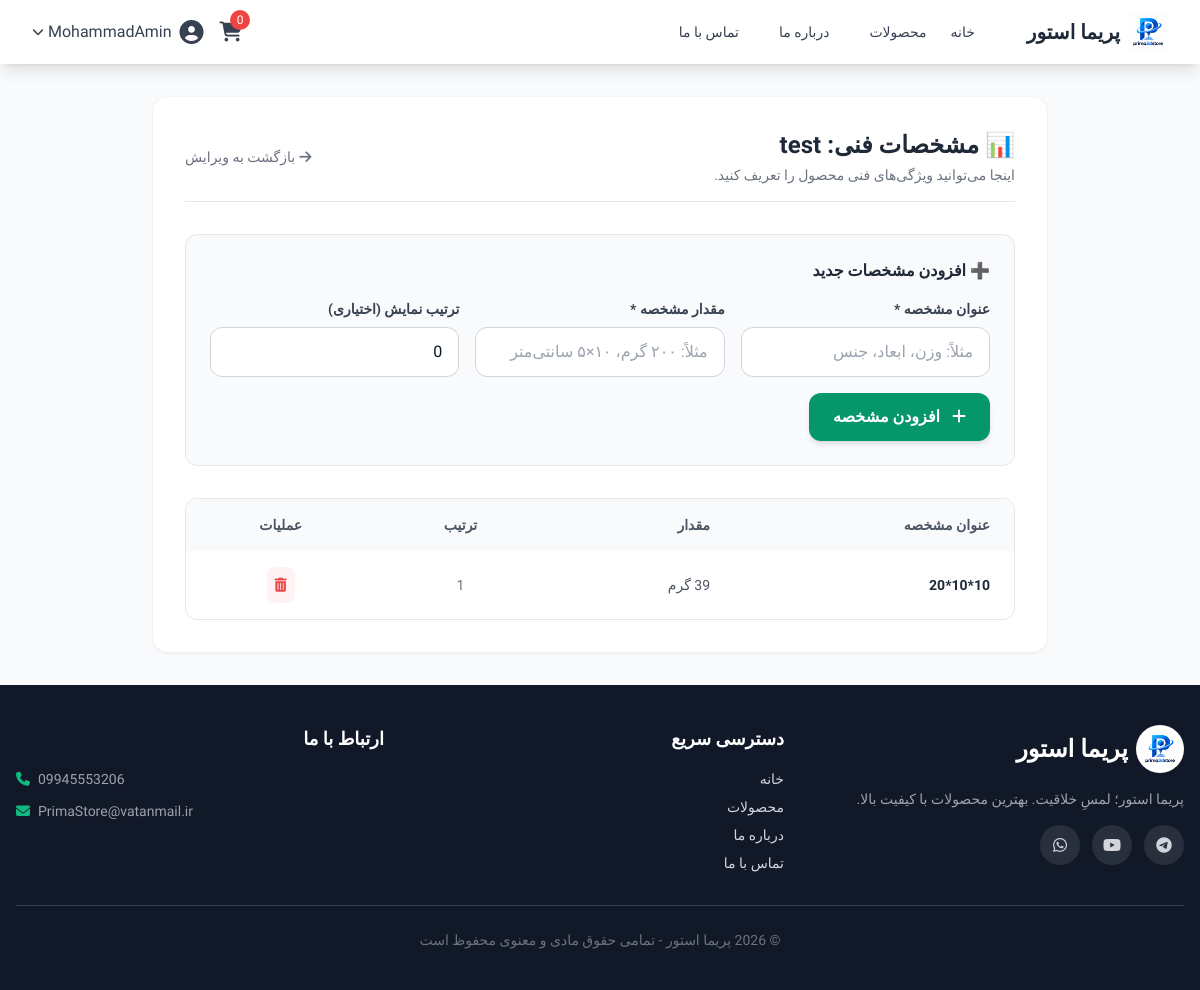
The page /admin/products/1/specifications (signed in) on the database its author committed.
### app/main.py (models this page shows)
class User(UserMixin, db.Model):
    __tablename__ = 'users'
    id = db.Column(db.Integer, primary_key=True)
    username = db.Column(db.String(80), unique=True, nullable=False)
    email = db.Column(db.String(120), unique=True, nullable=False)
    password_hash = db.Column(db.String(200), nullable=False)
    full_name = db.Column(db.String(100))
    is_admin = db.Column(db.Boolean, default=False)
    is_active = db.Column(db.Boolean, default=True)

class Product(db.Model):
    __tablename__ = 'products'
    id = db.Column(db.Integer, primary_key=True)
    name = db.Column(db.String(200), nullable=False)
    slug = db.Column(db.String(200), unique=True, nullable=False)
    description = db.Column(db.Text)
    price = db.Column(db.Numeric(10, 2), nullable=False)
    quantity = db.Column(db.Integer, default=0)
    category_id = db.Column(db.Integer, db.ForeignKey('categories.id'))
    user_id = db.Column(db.Integer, db.ForeignKey('users.id'))
    material = db.Column(db.String(100))
    color = db.Column(db.String(50), nullable=True)
    color_name = db.Column(db.String(50), nullable=True)
    is_available = db.Column(db.Boolean, default=True)
    status = db.Column(db.String(20), default='published')
    image_url = db.Column(db.String(300), nullable=True)
    discount_price = db.Column(db.Numeric(10, 2), nullable=True)
    sales_count = db.Column(db.Integer, default=0)
    view_count = db.Column(db.Integer, default=0)
    created_at = db.Column(db.DateTime, default=db.func.current_timestamp())

class ProductSpecification(db.Model):
    __tablename__ = 'product_specifications'
    id = db.Column(db.Integer, primary_key=True)
    product_id = db.Column(db.Integer, db.ForeignKey('products.id'), nullable=False)
    spec_key = db.Column(db.String(100), nullable=False)
    spec_value = db.Column(db.String(200), nullable=False)
    display_order = db.Column(db.Integer, default=0)
    created_at = db.Column(db.DateTime, default=db.func.current_timestamp())
    product = db.relationship('Product', backref='specifications')

### app/main.py (the view)
@app.route('/admin/products/<int:product_id>/specifications')
@login_required
def admin_product_specifications(product_id):
    if not current_user.is_admin:
        flash('دسترسی غیرمجاز!', 'error')
        return redirect(url_for('index'))
    product = Product.query.get_or_404(product_id)
    specs = ProductSpecification.query.filter_by(product_id=product_id).order_by(ProductSpecification.display_order).all()
    return render_template('admin/specifications.html', product=product, specs=specs)

### app/main.py (called while the page is built)
@login_manager.user_loader
def load_user(user_id):
    return User.query.get(int(user_id))

@app.context_processor
def inject_announcement():
    global announcement, announcement_link, announcement_page
    from datetime import datetime
    current_page = request.endpoint or ""
    show = False
    if announcement_page == "all":
        show = True
    elif announcement_page == "home" and current_page == "index":
        show = True
    elif announcement_page == "products" and current_page == "products":
        show = True
    elif announcement_page == "product" and current_page == "product_detail":
        show = True
    return {
        "announcement": announcement if show else None,
        "announcement_link": announcement_link if show else None,
        "now": datetime.now()
    }

### app/interfaces/templates/admin/specifications.html (shortened to what this page needs)
{% extends "base.html" %}
{% block content %}
<div class="max-w-4xl mx-auto bg-white rounded-2xl shadow-sm border border-gray-100 p-8">
    <div class="flex justify-between items-center mb-8 border-b pb-4">
        <div>
            <h1 class="text-2xl font-bold text-gray-800">📊 مشخصات فنی: {{ product.name }}</h1>
            <p class="text-sm text-gray-500 mt-1">اینجا می‌توانید ویژگی‌های فنی محصول را تعریف کنید.</p>
        </div>
        <a href="/admin/products/edit/{{ product.id }}" class="text-gray-500 hover:text-emerald-600 transition text-sm flex items-center gap-1">
            <i class="fas fa-arrow-right"></i> بازگشت به ویرایش
        </a>
    </div>
    <div class="bg-gray-50 p-6 rounded-xl border border-gray-200 mb-8">
        <h3 class="font-bold mb-4 text-gray-800">➕ افزودن مشخصات جدید</h3>
        <form action="/admin/products/{{ product.id }}/specifications/create" method="POST">
            <div class="grid grid-cols-1 md:grid-cols-3 gap-4 mb-4">
                <div>
                    <label class="block text-sm font-semibold mb-2 text-gray-700">عنوان مشخصه *</label>
                    <input type="text" name="spec_key" placeholder="مثلاً: وزن، ابعاد، جنس" required
                           class="w-full px-4 py-3 border border-gray-300 rounded-xl focus:outline-none focus:border-emerald-500 transition">
                </div>
                <div>
                    <label class="block text-sm font-semibold mb-2 text-gray-700">مقدار مشخصه *</label>
                    <input type="text" name="spec_value" placeholder="مثلاً: ۲۰۰ گرم، ۱۰×۵ سانتی‌متر" required
                           class="w-full px-4 py-3 border border-gray-300 rounded-xl focus:outline-none focus:border-emerald-500 transition">
                </div>
                <div>
                    <label class="block text-sm font-semibold mb-2 text-gray-700">ترتیب نمایش (اختیاری)</label>
                    <input type="number" name="display_order" placeholder="مثلاً: 1" min="0" value="0"
                           class="w-full px-4 py-3 border border-gray-300 rounded-xl focus:outline-none focus:border-emerald-500 transition">
                </div>
            </div>
            <button type="submit" class="bg-emerald-600 text-white px-6 py-3 rounded-xl hover:bg-emerald-700 transition font-bold shadow-md">
                <i class="fas fa-plus ml-2"></i> افزودن مشخصه
            </button>
        </form>
    </div>
    <div class="bg-white rounded-xl border border-gray-200 overflow-hidden">
        <table class="w-full">
            <thead>
                <tr class="bg-gray-50 text-gray-600 text-sm">
                    <th class="px-6 py-4 text-right font-semibold">عنوان مشخصه</th>
                    <th class="px-6 py-4 text-right font-semibold">مقدار</th>
                    <th class="px-6 py-4 text-center font-semibold">ترتیب</th>
                    <th class="px-6 py-4 text-center font-semibold">عملیات</th>
                </tr>
            </thead>
            <tbody class="text-sm divide-y divide-gray-100">
                {% for spec in specs|sort(attribute='display_order') %}
                <tr class="hover:bg-gray-50 transition">
                    <td class="px-6 py-4 font-bold text-gray-800">{{ spec.spec_key }}</td>
                    <td class="px-6 py-4 text-gray-600">{{ spec.spec_value }}</td>
                    <td class="px-6 py-4 text-center text-gray-500">{{ spec.display_order }}</td>
                    <td class="px-6 py-4 text-center">
                        <form action="/admin/specifications/{{ spec.id }}/delete" method="POST" class="inline" onsubmit="return confirm('آیا از حذف این مشخصه مطمئن هستید؟')">
                            <button type="submit" class="bg-red-50 text-red-500 hover:bg-red-100 hover:text-red-700 p-2 rounded-lg transition" title="حذف">
                                <i class="fas fa-trash-alt"></i>
                            </button>
                        </form>
                    </td>
                </tr>
                {% endfor %}
            </tbody>
        </table>
    </div>
</div>
{% endblock %}

### app/interfaces/templates/base.html (shortened to what this page needs)
<!DOCTYPE html>
<html lang="fa" dir="rtl">
<head>
    <script src="{{ url_for('static', filename='js/tailwind.js') }}"></script>
    <link href="https://cdnjs.cloudflare.com/ajax/libs/font-awesome/6.5.1/css/all.min.css" rel="stylesheet">
    <link rel="stylesheet" href="{{ url_for('static', filename='css/style.css') }}">
</head>
<body class="bg-gray-50 flex flex-col min-h-screen">
    <nav class="bg-white shadow-lg sticky top-0 z-50">
        <div class="max-w-7xl mx-auto px-4 sm:px-6 lg:px-8">
            <div class="flex justify-between h-16">
                <div class="flex items-center">
                    <a href="/" class="flex items-center gap-2 group">
                        <img src="{{ url_for('static', filename='images/logo.png') }}" alt="پریما استور" class="h-10 w-10 object-contain transition-transform duration-300 group-hover:scale-110 group-hover:rotate-6">
                        <span class="text-xl font-bold text-gray-800 transition-colors duration-300 group-hover:text-emerald-600">پریما استور</span>
                    </a>
                    <div class="hidden md:flex mr-10 space-x-4">
                        <a href="/" class="text-gray-700 hover:text-emerald-600 px-3 py-2 rounded-md text-sm font-medium transition">خانه</a>
                        <a href="/products" class="text-gray-700 hover:text-emerald-600 px-3 py-2 rounded-md text-sm font-medium transition">محصولات</a>
                        <a href="/about" class="text-gray-700 hover:text-emerald-600 px-3 py-2 rounded-md text-sm font-medium transition">درباره ما</a>
                        <a href="/contact" class="text-gray-700 hover:text-emerald-600 px-3 py-2 rounded-md text-sm font-medium transition">تماس با ما</a>
                    </div>
                </div>
                <div class="flex items-center space-x-4 space-x-reverse">
                    <a href="/cart" class="relative text-gray-700 hover:text-emerald-600 transition">
                        <i class="fas fa-shopping-cart text-xl"></i>
                        <span class="absolute -top-2 -right-2 bg-red-500 text-white text-xs rounded-full h-5 w-5 flex items-center justify-center">
                            {{ session.get('cart', {})|length }}
                        </span>
                    </a>
                    {% if current_user.is_authenticated %}
                    <div class="relative group">
                        <button class="flex items-center text-gray-700 hover:text-emerald-600 transition">
                            <i class="fas fa-user-circle text-2xl"></i>
                            <span class="mr-2">{{ current_user.username }}</span>
                            <i class="fas fa-chevron-down text-xs mr-1"></i>
                        </button>
                    {% else %}
                    <a href="/auth/login" class="text-gray-700 hover:text-emerald-600 transition font-medium">ورود</a>
                    <a href="/auth/register" class="bg-emerald-600 text-white px-4 py-2 rounded-lg hover:bg-emerald-700 transition font-medium">ثبت‌نام</a>
                    {% endif %}
                </div>
            </div>
        </div>
    </nav>
    <main class="flex-grow max-w-7xl mx-auto w-full px-4 py-8">
        {% block content %}{% endblock %}
    </main>
    <footer class="footer bg-gray-900 text-gray-300 mt-auto">
        <div class="max-w-7xl mx-auto px-4 py-10">
            <div class="grid grid-cols-1 md:grid-cols-3 gap-8">
                <div>
                    <a href="/" class="flex items-center gap-2 mb-4 text-white">
                        <img src="{{ url_for('static', filename='images/logo.png') }}" alt="پریما استور" class="h-12 w-12 object-contain bg-white rounded-full p-1">
                        <span class="text-2xl font-bold">پریما استور</span>
                    </a>
                    <p class="text-sm text-gray-400 mb-4">پریما استور؛ لمسِ خلاقیت. بهترین محصولات با کیفیت بالا.</p>
                    <div class="flex gap-3 mt-4">
                        <a href="#" class="social-icon"><i class="fab fa-telegram"></i></a>
                        <a href="#" class="social-icon"><i class="fab fa-youtube"></i></a>
                        <a href="#" class="social-icon"><i class="fab fa-whatsapp"></i></a>
                    </div>
                </div>
                <div>
                    <h4 class="text-white font-bold mb-4 text-lg">دسترسی سریع</h4>
                    <ul class="space-y-2 text-sm">
                        <li><a href="/" class="hover:text-emerald-400 transition">خانه</a></li>
                        <li><a href="/products" class="hover:text-emerald-400 transition">محصولات</a></li>
                        <li><a href="/about" class="hover:text-emerald-400 transition">درباره ما</a></li>
                        <li><a href="/contact" class="hover:text-emerald-400 transition">تماس با ما</a></li>
                    </ul>
                </div>
                <div>
                    <h4 class="text-white font-bold mb-4 text-lg">ارتباط با ما</h4>
                    <ul class="space-y-3 text-sm text-gray-400">
                        <li class="flex items-center gap-2" dir="ltr"><i class="fas fa-phone text-emerald-500"></i> 09945553206</li>
                        <li class="flex items-center gap-2" dir="ltr"><i class="fas fa-envelope text-emerald-500"></i> PrimaStore@vatanmail.ir</li>
                    </ul>
                </div>
            </div>
            <div class="border-t border-gray-700 mt-8 pt-6 text-center text-sm text-gray-500">
                © 2026 پریما استور - تمامی حقوق مادی و معنوی محفوظ است
            </div>
        </div>
    </footer>
</body>
</html>

### app/interfaces/static/css/style.css (style rules this page uses)
:root { --bg-primary: #f0f2f5; --bg-secondary: #ffffff; --bg-card: #ffffff; --bg-card-hover: #f8faff; --text-primary: #0a1628; --text-secondary: #4a5568; --text-muted: #a0aec0; --border-color: #e2e8f0; --primary: #2563eb; --primary-dark: #1d4ed8; --primary-light: rgba(37, 99, 235, 0.1); --primary-gradient: linear-gradient(135deg, #2563eb, #7c3aed); --secondary: #0ea5e9; --accent: #ec4899; --success: #10b981; --warning: #f59e0b; --shadow-sm: 0 1px 3px rgba(0,0,0,0.06); --shadow: 0 4px 20px rgba(0,0,0,0.08); --shadow-lg: 0 8px 40px rgba(0,0,0,0.12); --shadow-xl: 0 12px 60px rgba(0,0,0,0.16); --shadow-primary: 0 4px 20px rgba(37, 99, 235, 0.35); --radius: 16px; --radius-lg: 24px; --transition: all 0.3s cubic-bezier(0.4, 0, 0.2, 1); }
* { margin: 0; padding: 0; box-sizing: border-box; }
html { scroll-behavior: smooth; }
body { background: var(--bg-primary); color: var(--text-primary); font-family: 'Vazirmatn', system-ui, -apple-system, sans-serif; transition: var(--transition); min-height: 100vh; line-height: 1.7; }

### app/interfaces/templates/base.html (style rules this page uses)
body { font-family: 'Vazirmatn', sans-serif; }
.footer .social-icon { display: inline-flex; align-items: center; justify-content: center; width: 40px; height: 40px; border-radius: 50%; background: rgba(255,255,255,0.1); transition: all 0.3s; }

### rows shown on the page
User: username "MohammadAmin"
Product: name "test"
ProductSpecification: spec_key "10*10*20", spec_value "39 گرم", display_order "1"

### other values the page prints
{{ session.get('cart', {})|length }} "0"
